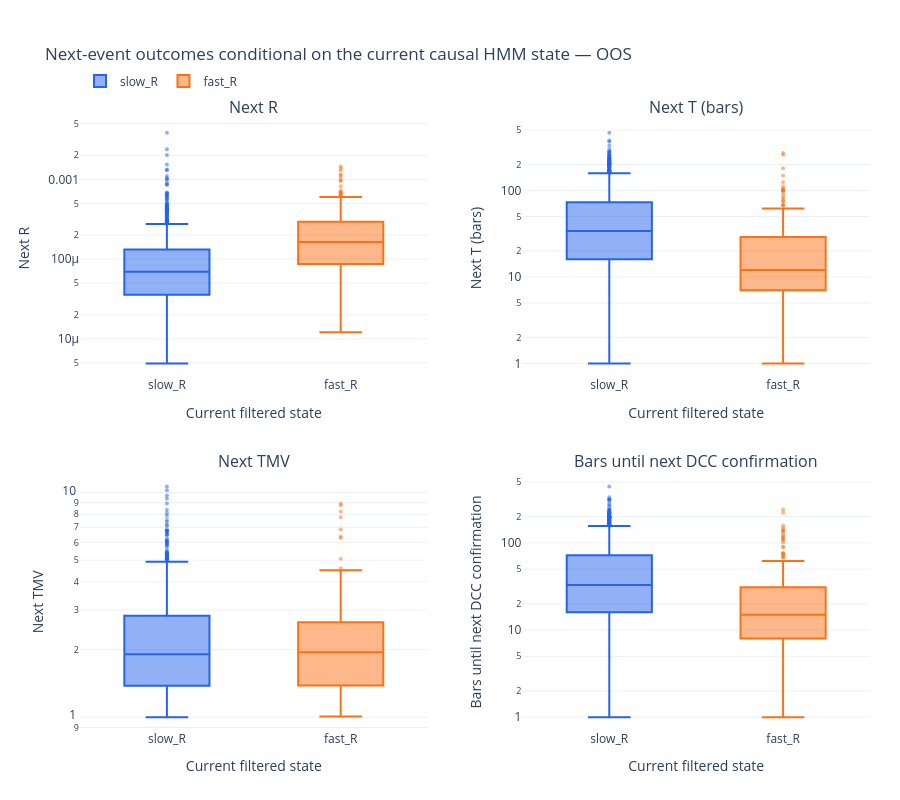

The cell this chart's notebook holds for it:
### Code cell
next_event_outcomes_fig = plot_hmm_next_event_outcomes(complete_forward_events, sample="oos")
next_event_outcomes_fig.show()

### Figure 1 — Plotly figure (JSON) as saved in the notebook; plotly's stock layout.template omitted (floating-point values rounded to 4 significant figures; data arrays with more than 128 entries replaced by an {"elided": "..."} marker saying what was removed)
{"data": [{"boxpoints": "outliers", "customdata": {"elided": "1045x2 float values"}, "hovertemplate": "current state=slow_R<br>current event=%{customdata[0]:.0f}<br>next event=%{customdata[1]:.0f}<br>value=%{y:.6g}<extra></extra>", "legendgroup": "slow_R", "line": {"color": "#2563eb"}, "marker": {"color": "#2563eb", "opacity": 0.5, "size": 4}, "name": "slow_R", "showlegend": true, "type": "box", "x": {"elided": "1045 str values"}, "xaxis": "x", "y": {"elided": "1045 float values"}, "yaxis": "y"}, {"boxpoints": "outliers", "customdata": {"elided": "229x2 float values"}, "hovertemplate": "current state=fast_R<br>current event=%{customdata[0]:.0f}<br>next event=%{customdata[1]:.0f}<br>value=%{y:.6g}<extra></extra>", "legendgroup": "fast_R", "line": {"color": "#f97316"}, "marker": {"color": "#f97316", "opacity": 0.5, "size": 4}, "name": "fast_R", "showlegend": true, "type": "box", "x": {"elided": "229 str values"}, "xaxis": "x", "y": {"elided": "229 float values"}, "yaxis": "y"}, {"boxpoints": "outliers", "customdata": {"elided": "1045x2 float values"}, "hovertemplate": "current state=slow_R<br>current event=%{customdata[0]:.0f}<br>next event=%{customdata[1]:.0f}<br>value=%{y:.6g}<extra></extra>", "legendgroup": "slow_R", "line": {"color": "#2563eb"}, "marker": {"color": "#2563eb", "opacity": 0.5, "size": 4}, "name": "slow_R", "showlegend": false, "type": "box", "x": {"elided": "1045 str values"}, "xaxis": "x2", "y": {"elided": "1045 float values"}, "yaxis": "y2"}, {"boxpoints": "outliers", "customdata": {"elided": "229x2 float values"}, "hovertemplate": "current state=fast_R<br>current event=%{customdata[0]:.0f}<br>next event=%{customdata[1]:.0f}<br>value=%{y:.6g}<extra></extra>", "legendgroup": "fast_R", "line": {"color": "#f97316"}, "marker": {"color": "#f97316", "opacity": 0.5, "size": 4}, "name": "fast_R", "showlegend": false, "type": "box", "x": {"elided": "229 str values"}, "xaxis": "x2", "y": {"elided": "229 float values"}, "yaxis": "y2"}, {"boxpoints": "outliers", "customdata": {"elided": "1045x2 float values"}, "hovertemplate": "current state=slow_R<br>current event=%{customdata[0]:.0f}<br>next event=%{customdata[1]:.0f}<br>value=%{y:.6g}<extra></extra>", "legendgroup": "slow_R", "line": {"color": "#2563eb"}, "marker": {"color": "#2563eb", "opacity": 0.5, "size": 4}, "name": "slow_R", "showlegend": false, "type": "box", "x": {"elided": "1045 str values"}, "xaxis": "x3", "y": {"elided": "1045 float values"}, "yaxis": "y3"}, {"boxpoints": "outliers", "customdata": {"elided": "229x2 float values"}, "hovertemplate": "current state=fast_R<br>current event=%{customdata[0]:.0f}<br>next event=%{customdata[1]:.0f}<br>value=%{y:.6g}<extra></extra>", "legendgroup": "fast_R", "line": {"color": "#f97316"}, "marker": {"color": "#f97316", "opacity": 0.5, "size": 4}, "name": "fast_R", "showlegend": false, "type": "box", "x": {"elided": "229 str values"}, "xaxis": "x3", "y": {"elided": "229 float values"}, "yaxis": "y3"}, {"boxpoints": "outliers", "customdata": {"elided": "1045x2 float values"}, "hovertemplate": "current state=slow_R<br>current event=%{customdata[0]:.0f}<br>next event=%{customdata[1]:.0f}<br>value=%{y:.6g}<extra></extra>", "legendgroup": "slow_R", "line": {"color": "#2563eb"}, "marker": {"color": "#2563eb", "opacity": 0.5, "size": 4}, "name": "slow_R", "showlegend": false, "type": "box", "x": {"elided": "1045 str values"}, "xaxis": "x4", "y": {"elided": "1045 float values"}, "yaxis": "y4"}, {"boxpoints": "outliers", "customdata": {"elided": "229x2 float values"}, "hovertemplate": "current state=fast_R<br>current event=%{customdata[0]:.0f}<br>next event=%{customdata[1]:.0f}<br>value=%{y:.6g}<extra></extra>", "legendgroup": "fast_R", "line": {"color": "#f97316"}, "marker": {"color": "#f97316", "opacity": 0.5, "size": 4}, "name": "fast_R", "showlegend": false, "type": "box", "x": {"elided": "229 str values"}, "xaxis": "x4", "y": {"elided": "229 float values"}, "yaxis": "y4"}], "layout": {"annotations": [{"font": {"size": 16}, "showarrow": false, "text": "Next R", "x": 0.22, "xanchor": "center", "xref": "paper", "y": 1.0, "yanchor": "bottom", "yref": "paper"}, {"font": {"size": 16}, "showarrow": false, "text": "Next T (bars)", "x": 0.78, "xanchor": "center", "xref": "paper", "y": 1.0, "yanchor": "bottom", "yref": "paper"}, {"font": {"size": 16}, "showarrow": false, "text": "Next TMV", "x": 0.22, "xanchor": "center", "xref": "paper", "y": 0.42, "yanchor": "bottom", "yref": "paper"}, {"font": {"size": 16}, "showarrow": false, "text": "Bars until next DCC confirmation", "x": 0.78, "xanchor": "center", "xref": "paper", "y": 0.42, "yanchor": "bottom", "yref": "paper"}], "height": 800, "legend": {"orientation": "h", "x": 0.0, "xanchor": "left", "y": 1.04, "yanchor": "bottom"}, "margin": {"b": 70, "l": 80, "r": 30, "t": 120}, "title": {"text": "Next-event outcomes conditional on the current causal HMM state — OOS"}, "xaxis": {"anchor": "y", "domain": [0.0, 0.44], "title": {"text": "Current filtered state"}}, "xaxis2": {"anchor": "y2", "domain": [0.56, 1.0], "title": {"text": "Current filtered state"}}, "xaxis3": {"anchor": "y3", "domain": [0.0, 0.44], "title": {"text": "Current filtered state"}}, "xaxis4": {"anchor": "y4", "domain": [0.56, 1.0], "title": {"text": "Current filtered state"}}, "yaxis": {"anchor": "x", "domain": [0.58, 1.0], "title": {"text": "Next R"}, "type": "log"}, "yaxis2": {"anchor": "x2", "domain": [0.58, 1.0], "title": {"text": "Next T (bars)"}, "type": "log"}, "yaxis3": {"anchor": "x3", "domain": [0.0, 0.42], "title": {"text": "Next TMV"}, "type": "log"}, "yaxis4": {"anchor": "x4", "domain": [0.0, 0.42], "title": {"text": "Bars until next DCC confirmation"}, "type": "log"}}}
